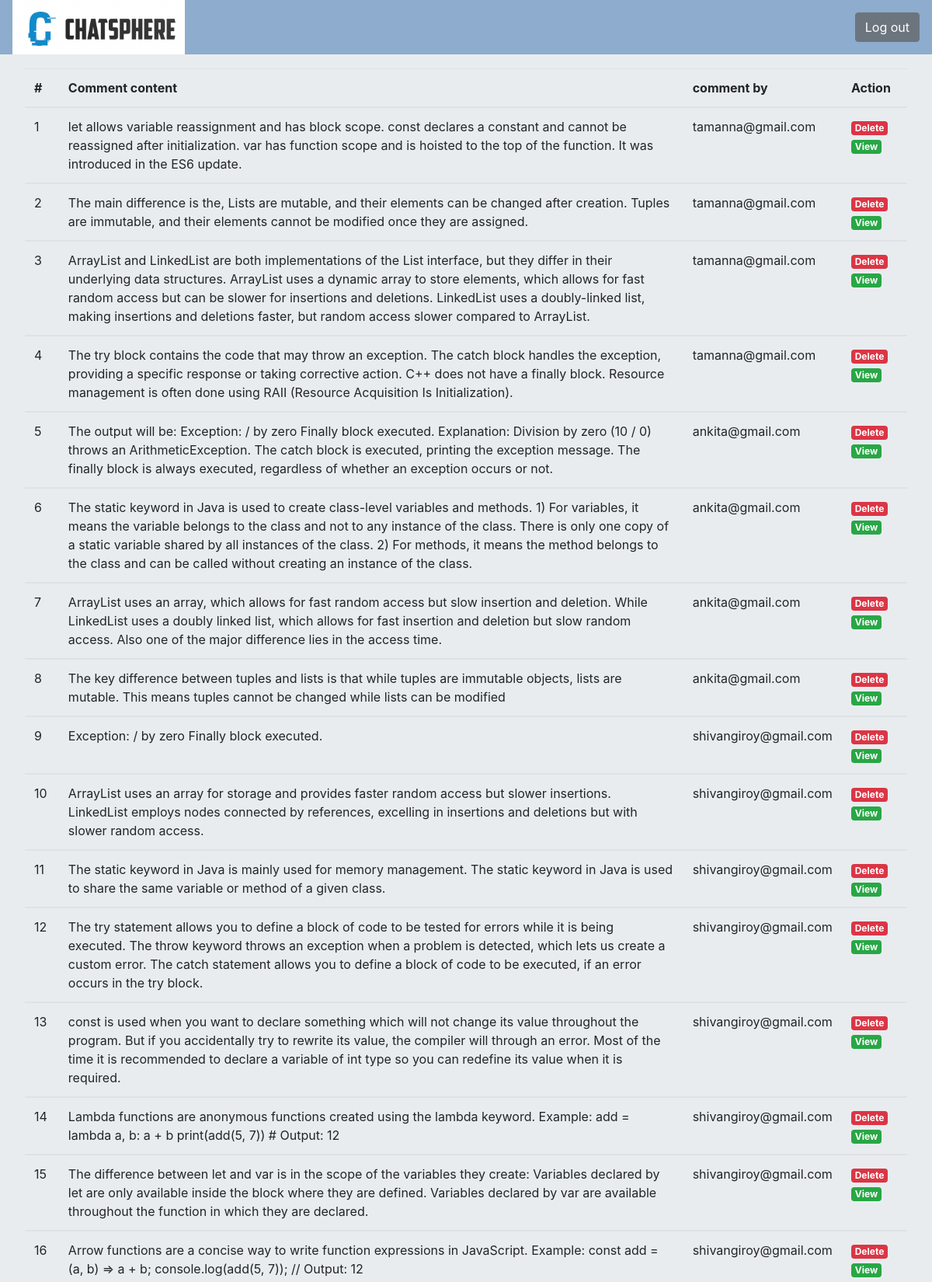
/minorProj/admin/admin_manage_comment.php (signed in, upper part), run on the app's committed database.
### tables this page shows
CREATE TABLE `comments` (
  `comment_id` int(10) NOT NULL,
  `comment_content` text NOT NULL,
  `thread_id` int(10) NOT NULL,
  `comment_by` int(8) NOT NULL,
  `comment_time` datetime NOT NULL DEFAULT current_timestamp()
);

CREATE TABLE `users` (
  `sno` int(8) NOT NULL,
  `user_email` varchar(255) NOT NULL,
  `user_pass` varchar(255) NOT NULL,
  `timestamp` datetime NOT NULL DEFAULT current_timestamp()
);

### minorProj/admin/admin_manage_comment.php (the view, shortened to what this page needs)
<?php
include 'backend/config.php';
?>
<!DOCTYPE html>
<html lang="en">
<head>
  <link rel="stylesheet" href="css/styles.css">
  <link rel="stylesheet" href="https://cdn.jsdelivr.net/npm/bootstrap@4.3.1/dist/css/bootstrap.min.css">
</head>
<body>
  <nav class="navbar navbar-expand-lg navbar-light" id="nav">
    <img class="navbar-brand" src="logo1 (2).png" alt="log" style="height:80px;">
    <div class="collapse navbar-collapse" id="navbarSupportedContent">
      <a href="backend/logout.php">
        <button type="button" class="btn btn-secondary">Log out</button>
      </a>
    </div>
  </nav>
  <div class="jumbotron my-4">
    <table class="table">
      <thead>
        <tr>
          <th scope="col">#</th>
          <th scope="col">Comment content</th>
          <th scope="col">comment by</th>
          <th scope="col">Action</th>
        </tr>
      </thead>
      <?php
      $cnt = 1;
      $sql2 = "select comments.comment_content, comments.comment_id,comments.comment_by,users.sno,users.user_email FROM comments , users
        WHERE  comments.comment_by =users.sno";
      $result2 = mysqli_query($conn, $sql2);
      while ($row2 = mysqli_fetch_assoc($result2)) {
      ?>
        <tbody>
          <tr>
            <td><?php echo $cnt; ?></td>
            <td><?php echo $row2['comment_content']; ?></td>
            <td><?php echo  $row2['user_email'] ?></td>
            <?php
            echo ' <td>
                                                        <a href="admin_delete_comment.php?comment_id=' . $row2['comment_id'] . '" class="badge badge-danger"><i class=" mdi mdi-trash-can-outline "></i> Delete</a>
                                                        <a href="admin_view_single_comment.php?comment_id=' . $row2['comment_id'] . '" class="badge badge-success"><i class="mdi mdi-eye"></i> View</a>
                                                    </td>';
            ?>
          </tr>
        </tbody>
      <?php $cnt = $cnt + 1;
      } ?>
    </table>
  </div>
</body>
</html>

### minorProj/admin/css/styles.css (style rules this page uses)
:root { --body-color: #E4E9F7; --nav-color: #8EACCD; --side-nav: #010718; --text-color: #FFF; --search-bar: #F2F2F2; --search-text: #010718; }
#nav { position: fixed; top: 0; left: 0; height: 70px; width: 100%; background-color: var(--nav-color); z-index: 100; }

### data on the page
comments: comment_content "let allows variable reassignment and has block scope. const declares a constant and cannot be reassigned after initialization. var has function scope and is hoisted to the top of the function. It was introduced in the ES6 update.", users.user_email "tamanna@gmail.com"
comments: comment_content "The main difference is the, Lists are mutable, and their elements can be changed after creation. Tuples are immutable, and their elements cannot be modified once they are assigned.", users.user_email "tamanna@gmail.com"
comments: comment_content "ArrayList and LinkedList are both implementations of the List interface, but they differ in their underlying data structures. ArrayList uses a dynamic array to store elements, which allows for fast random access but can be slower for insertions and deletions. LinkedList uses a doubly-linked list, making insertions and deletions faster, but random access slower compared to ArrayList.", users.user_email "tamanna@gmail.com"
comments: comment_content "The try block contains the code that may throw an exception. The catch block handles the exception, providing a specific response or taking corrective action. C++ does not have a finally block. Resource management is often done using RAII (Resource Acquisition Is Initialization).", users.user_email "tamanna@gmail.com"
comments: comment_content "The output will be: Exception: / by zero Finally block executed. Explanation: Division by zero (10 / 0) throws an ArithmeticException. The catch block is executed, printing the exception message. The finally block is always executed, regardless of whether an exception occurs or not.", users.user_email "ankita@gmail.com"
comments: comment_content "The static keyword in Java is used to create class-level variables and methods. 1) For variables, it means the variable belongs to the class and not to any instance of the class. There is only one copy of a static variable shared by all instances of the class. 2) For methods, it means the method belongs to the class and can be called without creating an instance of the class.", users.user_email "ankita@gmail.com"
comments: comment_content "ArrayList uses an array, which allows for fast random access but slow insertion and deletion. While LinkedList uses a doubly linked list, which allows for fast insertion and deletion but slow random access. Also one of the major difference lies in the access time.", users.user_email "ankita@gmail.com"
comments: comment_content "The key difference between tuples and lists is that while tuples are immutable objects, lists are mutable. This means tuples cannot be changed while lists can be modified", users.user_email "ankita@gmail.com"
comments: comment_content "Exception: / by zero Finally block executed.", users.user_email "shivangiroy@gmail.com"
comments: comment_content "ArrayList uses an array for storage and provides faster random access but slower insertions. LinkedList employs nodes connected by references, excelling in insertions and deletions but with slower random access.", users.user_email "shivangiroy@gmail.com"
comments: comment_content "The static keyword in Java is mainly used for memory management. The static keyword in Java is used to share the same variable or method of a given class.", users.user_email "shivangiroy@gmail.com"
comments: comment_content "The try statement allows you to define a block of code to be tested for errors while it is being executed. The throw keyword throws an exception when a problem is detected, which lets us create a custom error. The catch statement allows you to define a block of code to be executed, if an error occurs in the try block.", users.user_email "shivangiroy@gmail.com"
comments: comment_content "const is used when you want to declare something which will not change its value throughout the program. But if you accidentally try to rewrite its value, the compiler will through an error. Most of the time it is recommended to declare a variable of int type so you can redefine its value when it is required.", users.user_email "shivangiroy@gmail.com"
comments: comment_content "Lambda functions are anonymous functions created using the lambda keyword. Example: add = lambda a, b: a + b print(add(5, 7)) # Output: 12", users.user_email "shivangiroy@gmail.com"
comments: comment_content "The difference between let and var is in the scope of the variables they create: Variables declared by let are only available inside the block where they are defined. Variables declared by var are available throughout the function in which they are declared.", users.user_email "shivangiroy@gmail.com"
comments: comment_content "Arrow functions are a concise way to write function expressions in JavaScript. Example: const add = (a, b) => a + b; console.log(add(5, 7)); // Output: 12", users.user_email "shivangiroy@gmail.com"
